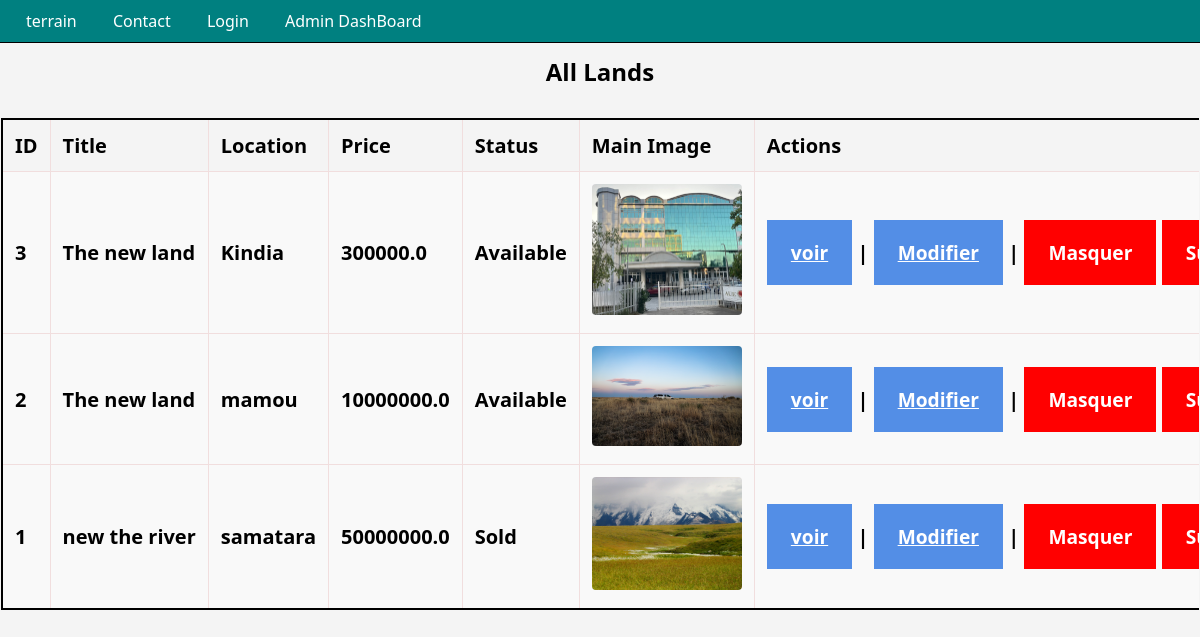
Page /admin_work on the committed database.
### app/models.py (models this page shows)
class Land(db.Model):
  id = db.Column(db.Integer, primary_key=True)
  title = db.Column(db.String(100), nullable=False)
  location = db.Column(db.String(150), nullable=False)
  price = db.Column(db.Float(120), nullable=False)
  description = db.Column(db.Text)
  mainImage = db.Column(db.String(255))
  gallery = db.Column(db.PickleType)
  features = db.Column(db.PickleType)
  status = db.Column(db.String(50), default='Available')
  name = db.Column(db.String(100))
  email = db.Column(db.String(100))
  phone = db.Column(db.String(50))
  date_Added = db.Column(db.DateTime, default=datetime.utcnow)
  latitude = db.Column(db.Float(255))
  longitude = db.Column(db.Float(255))
  visible = db.Column(db.Boolean, default=True)
  sales = db.relationship('Sale', backref='land', cascade="all, delete", lazy=True)

### app/routes/land_routes.py (the view)
@land_bp.route('/admin_work')
def Admin_work():
    lands = Land.query.order_by(Land.id.desc()).all()
    Delete_form = DeleteForm()
    return render_template('admin_work.html', lands=lands, Delete_form=Delete_form)

### templates/admin_work.html (shortened to what this page needs)
<!DOCTYPE html>
<html lang="en">
<head>
    <link rel="stylesheet" href="{{ url_for('static', filename='style.css') }}">
</head>
<body>
    <header>
    <nav id="Menue-links">
      <a href="{{ url_for('land.lands') }}" data-key="home-link" >terrain</a>
      <a href="{{ url_for('land.contact') }}" data-key="home-link" >Contact</a>
      <a href="{{url_for('land.login')}}">Login</a>
      <a href="{{ url_for('land.dashboard')}}">Admin DashBoard</a>
    </nav>
  </header>
    <br> <br><br>
    <section class="admin-bored">
    <h1>All Lands</h1>
    </section>
<section class="land-Table">
    <table>
        <thead>
            <tr>
                <th>ID</th>
                <th>Title</th>
                <th>Location</th>
                <th>Price</th>
                <th>Status</th>
                <th>Main Image</th>
                <th>Actions</th>
            </tr>
        </thead>
        <tbody>
            {% for land in lands %}
            <tr >
                <td>{{ land.id }}</td>
                <td>{{ land.title }}</td>
                <td>{{ land.location }}</td>
                <td>{{ land.price }}</td>
                <td>{{ land.status }}</td>
                <td>
                    {% if land.mainImage %}
                       <a href="{{ land.mainImage }}" target="_blank"> <img src="{{ land.mainImage }}" width="150"> </a>
                    {% endif %}
                </td>
                <td>
                   <button class="action-butt"> <a href="{{ url_for('land.view_land', land_id=land.id) }}">voir</a> </button> |
                    <button class="action-butt"> <a href="{{ url_for('land.Edit_land', land_id=land.id) }}">Modifier</a> </button> |
                    <form class="Delete-button" action="{{ url_for('land.hide_land', land_id=land.id) }}" method="POST" onsubmit="return confirm('Are you sure you want to hide this land?');">
                      <button type="submit" class="delete-btn">Masquer</button></form>
                    <form class="Delete-button" action="{{ url_for('land.delete_land', land_id=land.id) }}" method="POST" onsubmit="return confirm('Are you sure you want to delete this land?');">
                      <button type="submit" class="delete-btn">Supprimer</button></form>
                </td>
            </tr>
            {% endfor %}
        </tbody>
    </table>
   </section>
</body>
</html>

### static/style.css (style rules this page uses)
* { box-sizing: border-box; margin: 0; padding: 0; font-family: 'Segoe UI', sans-serif; }
body { margin: 0; padding: 1px; font-family: Arial, sans-serif; background-color: #f4f4f4; }
header { position: fixed; top: 0; left: 0; width: 100%; display: flex; background: #008080; justify-content: space-between; padding: 10px 10px; border-bottom: 1px solid #000; z-index: 10; }
nav a { margin: 1rem; color: white; text-decoration: none; }
form, fieldset { font-weight: bold; width: 100%; box-sizing: border-box; }
button { background-color: #0a74da; color: white; padding: 10px 20px; border: none; cursor: pointer; }
.Delete-button { display: inline; }
table { border: 2px solid black; border-collapse: collapse; width: 100%; margin-bottom: 20px 0; font-family: 'Segoe UI', sans-serif; background-color: #f9f9f9; }
tr, th, td { border: 1.5px solid rgb(241, 222, 222); padding: 12px; text-align: left; font-size: 20px; font-weight: bold; white-space: nowrap; }
th { background-color: #f4f4f4; }
img { border-radius: 4px; }
.admin-bored { text-align: center; font-weight: bold; }
.land-Table { margin-top: 30px; justify-content: center; text-align: center; width: 100%; overflow: auto; }
.action-butt { font-size: 1.2rem; font-weight: bold; background-color: #538ee6; padding: 1.2rem 1.5rem; }
.action-butt a { color: white; }
.delete-btn { font-size: 1.2rem; font-weight: bold; padding: 1.2rem 1.5rem; background-color: red; }

### rows in the picture
Land: id "3", title "The new land", location "Kindia", price "300000.0", status "Available", mainImage (picture)
Land: id "2", title "The new land", location "mamou", price "10000000.0", status "Available", mainImage (picture)
Land: id "1", title "new the river", location "samatara", price "50000000.0", status "Sold", mainImage (picture)
